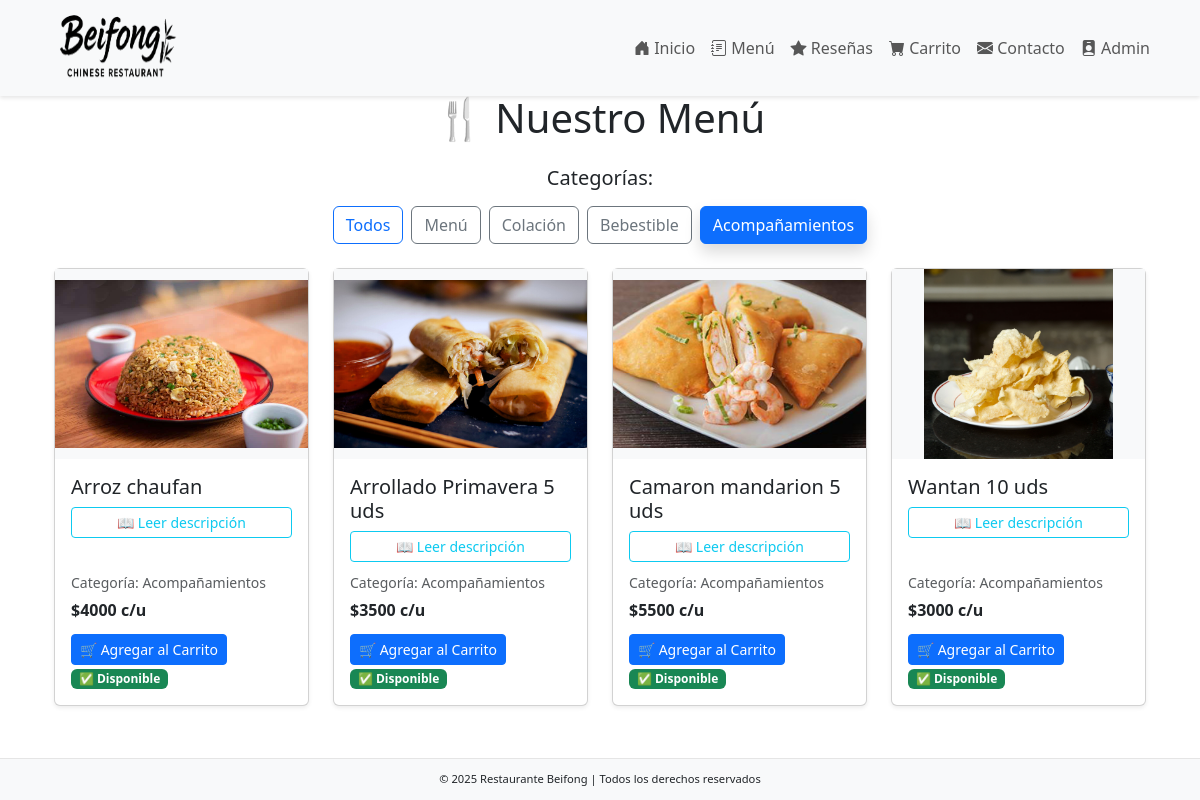
/menu/?categoria=Acompañamientos, run on the app's committed database.
### menu/models.py (models this page shows, shortened)
class Categoria(models.Model):
    NOMBRES = [
        ("colaciones", "Colaciones"),
        ("platos", "Platos (2-10 personas)"),
        ("bebestibles", "Bebestibles"),
        ("acompanamientos", "Acompañamientos"),
    ]
    clave = models.CharField(max_length=50, choices=NOMBRES, unique=True)
    nombre = models.CharField(max_length=100)

class Plato(models.Model):
    ESTADO_CHOICES = (
        ("disponible", "Disponible"),
        ("agotado", "Agotado"),
    )
    nombre = models.CharField(max_length=100)
    descripcion = models.TextField(blank=True, null=True)  # texto libre
    precio = models.DecimalField(max_digits=10, decimal_places=2)
    categoria = models.ForeignKey(
        "Categoria", on_delete=models.SET_NULL, null=True, blank=True
    )
    destacado = models.BooleanField(default=False)
    imagen = models.ImageField(
        upload_to="platos/", blank=True, null=True
    )  # 🔹 nuevo campo
    estado = models.CharField(
        max_length=20, choices=ESTADO_CHOICES, default="disponible"
    )

### menu/views.py (the view)
# urls.py: path("menu/", views.menu_view, name="menu"),
def menu_view(request):
    categorias = Categoria.objects.all()
    categoria_nombre = request.GET.get("categoria")
    if categoria_nombre:
        platos = Plato.objects.filter(categoria__nombre__iexact=categoria_nombre, estado="disponible")
    else:
        platos = Plato.objects.filter(estado="disponible")
    return render(
        request, "menu/menu.html", {"categorias": categorias, "platos": platos}
    )

### menu/templates/menu/menu.html (shortened to what this page needs)
{% extends "menu/base.html" %}
{% block content %}
<div class="container">
    <h1 class="mb-4 text-center">🍴 Nuestro Menú</h1>
    <div class="mb-4 text-center">
        <h5 class="mb-3">Categorías:</h5>
        <div class="d-flex flex-wrap justify-content-center gap-2">
            <a href="{% url 'menu' %}"
               class="btn {% if not request.GET.categoria %}btn-primary shadow{% else %}btn-outline-primary{% endif %}">
                Todos
            </a>
            {% for categoria in categorias %}
                <a href="{% url 'menu' %}?categoria={{ categoria.nombre }}"
                   class="btn {% if request.GET.categoria == categoria.nombre %}btn-primary shadow{% else %}btn-outline-secondary{% endif %}">
                   {{ categoria.nombre }}
                </a>
            {% endfor %}
        </div>
    </div>
    <div class="row g-4">
        {% for plato in platos %}
            <div class="col-lg-3 col-md-4 col-sm-6">
                <div class="card h-100 shadow-sm d-flex flex-column">
                    {% if plato.imagen %}
                        <div class="ratio ratio-4x3 bg-light d-flex align-items-center justify-content-center">
                            <img src="{{ plato.imagen.url }}"
                                 class="img-fluid"
                                 alt="{{ plato.nombre }}"
                                 style="max-width: 100%; max-height: 100%; object-fit: contain;">
                        </div>
                    {% endif %}
                    <div class="card-body d-flex flex-column">
                        <h5 class="card-title">{{ plato.nombre }}</h5>
                        {% if plato.descripcion %}
                        <button class="btn btn-sm btn-outline-info mb-2"
                                type="button"
                                data-bs-toggle="collapse"
                                data-bs-target="#descripcion{{ plato.id }}"
                                aria-expanded="false"
                                aria-controls="descripcion{{ plato.id }}">
                            📖 Leer descripción
                        </button>
                        {% endif %}
                        <div class="mt-auto">
                            <p class="card-text text-muted mb-1">
                                <small>Categoría: {{ plato.categoria.nombre }}</small>
                            </p>
                            <p class="card-text mb-1">
                                <strong>${{ plato.precio|floatformat:"0" }} c/u</strong>
                            </p>
                            <form method="post" action="{% url 'ver_carrito' %}">
                                <button type="submit" class="btn btn-primary btn-sm mt-2">
                                    🛒 Agregar al Carrito
                                </button>
                            </form>
                            {% if plato.estado == "disponible" %}
                                <span class="badge bg-success">✅ Disponible</span>
                            {% else %}
                                <span class="badge bg-danger">❌ Agotado</span>
                            {% endif %}
                        </div>
                    </div>
                </div>
            </div>
        {% empty %}
            <div class="col-12">
                <p class="text-center">No hay platos en el menú todavía.</p>
            </div>
        {% endfor %}
    </div>
</div>
{% endblock %}

### menu/templates/menu/base.html (style rules this page uses)
body { padding-top: 70px; padding-bottom: 60px; }

### data on the page
Categoria: nombre "Menú"
Categoria: nombre "Colación"
Categoria: nombre "Bebestible"
Categoria: nombre "Acompañamientos"
Plato: imagen (picture), nombre "Arroz chaufan", categoria.nombre "Acompañamientos", precio "4000", estado "✅ Disponible"
Plato: imagen (picture), nombre "Arrollado Primavera 5 uds", categoria.nombre "Acompañamientos", precio "3500", estado "✅ Disponible"
Plato: imagen (picture), nombre "Camaron mandarion 5 uds", categoria.nombre "Acompañamientos", precio "5500", estado "✅ Disponible"
Plato: imagen (picture), nombre "Wantan 10 uds", categoria.nombre "Acompañamientos", precio "3000", estado "✅ Disponible"
